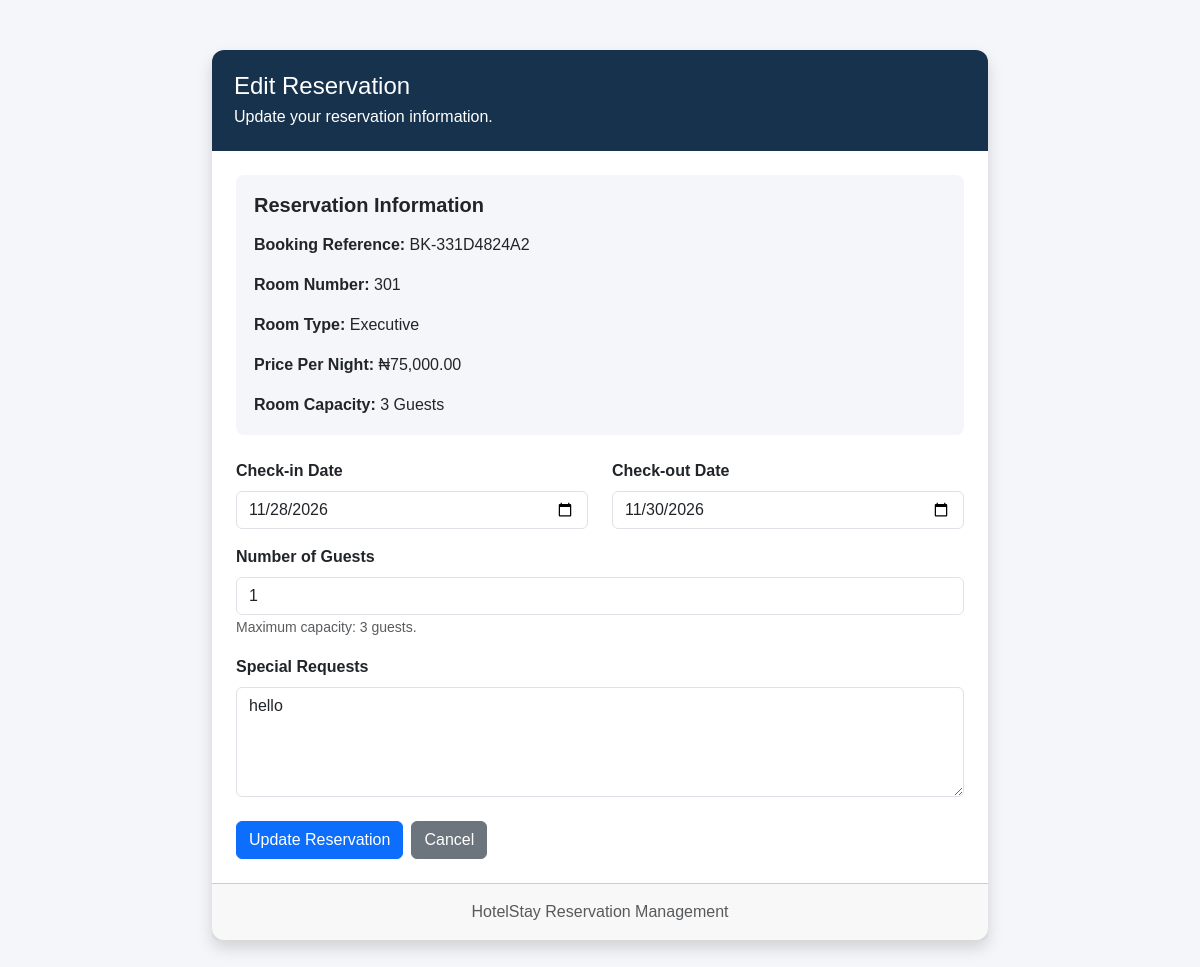
Page /edit-reservation/3 (signed in) on the committed database.
### app/database.py (models this page shows)
class Reservation(db.Model):
    id = db.Column(db.Integer, primary_key=True)
    booking_reference = db.Column(db.String(30), unique=True, nullable=False, default=lambda: f"HTL-{uuid.uuid4().hex[:10].upper()}")
    user_id = db.Column(db.Integer, db.ForeignKey('user.id'), nullable=False)
    room_id = db.Column(db.Integer, db.ForeignKey('room.id'), nullable=False)
    check_in = db.Column(db.Date, nullable=False)
    check_out = db.Column(db.Date, nullable=False)
    number_of_guests = db.Column(db.Integer, nullable=False, default=1)
    total_amount = db.Column(Numeric(10, 2), nullable=False)
    status = db.Column(db.String(20), default='Pending', nullable=False)
    special_request = db.Column(db.Text)
    created_at = db.Column(db.DateTime, default=datetime.utcnow)
    user = db.relationship('User', back_populates='reservations')
    room = db.relationship('Room', back_populates='reservations')
    __table_args__ = (
        CheckConstraint('check_out > check_in', name='valid_reservation_dates'),
        CheckConstraint('number_of_guests > 0', name='valid_number_of_guests'),
        CheckConstraint('total_amount >= 0', name='valid_reservation_amount')
    )

class Room(db.Model):
    id = db.Column(db.Integer, primary_key=True)
    room_number = db.Column(db.String(20), unique=True, nullable=False)
    room_type = db.Column(db.String(50), nullable=False)
    description = db.Column(db.Text)
    price = db.Column(Numeric(10, 2), nullable=False)
    capacity = db.Column(db.Integer, nullable=False)
    bed_type = db.Column(db.String(50))
    facilities = db.Column(db.Text)
    image = db.Column(db.String(255))
    status = db.Column(db.String(20), default='Available', nullable=False)
    created_at = db.Column(db.DateTime, default=datetime.utcnow)
    reservations = db.relationship('Reservation', back_populates='room', lazy=True)
    __table_args__ = (
        CheckConstraint('price >= 0', name='valid_room_price'),
        CheckConstraint('capacity > 0', name='valid_room_capacity')
    )

### app/view.py (the view, shortened to what this page needs)
@app.route('/edit-reservation/<int:reservation_id>', methods=['GET', 'POST'])
@login_required
def edit_reservation(reservation_id):
    reservation = Reservation.query.filter_by(
        id=reservation_id,
        user_id=current_user.id
    ).first_or_404()
    if reservation.status == 'Cancelled':
        flash('Cancelled reservations cannot be edited.', 'warning')
        return redirect(url_for('manage_bookings'))
    return render_template(
        'edit_reservation.html',
        user=current_user,
        reservation=reservation,
        today=date.today().isoformat()
    )

### app/database.py (called while the page is built)
@login_manager.user_loader
def load_user(user_id):
    return db.session.get(User, int(user_id))

### app/templates/edit_reservation.html (shortened to what this page needs)
<!DOCTYPE html>
<html lang="en">
<head>
    <link href="https://cdn.jsdelivr.net/npm/bootstrap@5.3.3/dist/css/bootstrap.min.css" rel="stylesheet">
</head>
<body>
<div class="container edit-container">
    <div class="card edit-card shadow">
        <div class="header">
            <h4 class="mb-1">Edit Reservation</h4>
            <p class="mb-0">
                Update your reservation information.
            </p>
        </div>
        <div class="card-body p-4">
            <div class="room-details mb-4">
                <h5 class="fw-bold mb-3">Reservation Information</h5>
                <p>
                    <strong>Booking Reference:</strong>
                    {{ reservation.booking_reference }}
                </p>
                <p>
                    <strong>Room Number:</strong>
                    {{ reservation.room.room_number }}
                </p>
                <p>
                    <strong>Room Type:</strong>
                    {{ reservation.room.room_type }}
                </p>
                <p>
                    <strong>Price Per Night:</strong>
                    ₦{{ "{:,.2f}".format(reservation.room.price) }}
                </p>
                <p class="mb-0">
                    <strong>Room Capacity:</strong>
                    {{ reservation.room.capacity }} Guests
                </p>
            </div>
            <form method="POST"
                  action="{{ url_for('edit_reservation', reservation_id=reservation.id) }}">
                <div class="row">
                    <div class="col-md-6 mb-3">
                        <label class="form-label">
                            Check-in Date
                        </label>
                        <input
                            type="date"
                            name="check_in"
                            class="form-control"
                            value="{{ reservation.check_in.isoformat() }}"
                            min="{{ today }}"
                            required
                        >
                    </div>
                    <div class="col-md-6 mb-3">
                        <label class="form-label">
                            Check-out Date
                        </label>
                        <input
                            type="date"
                            name="check_out"
                            class="form-control"
                            value="{{ reservation.check_out.isoformat() }}"
                            min="{{ today }}"
                            required
                        >
                    </div>
                    <div class="col-md-12 mb-3">
                        <label class="form-label">
                            Number of Guests
                        </label>
                        <input
                            type="number"
                            name="number_of_guests"
                            class="form-control"
                            min="1"
                            max="{{ reservation.room.capacity }}"
                            value="{{ reservation.number_of_guests }}"
                            required
                        >
                        <small class="text-muted">
                            Maximum capacity: {{ reservation.room.capacity }} guests.
                        </small>
                    </div>
                    <div class="col-md-12 mb-4">
                        <label class="form-label">
                            Special Requests
                        </label>
                        <textarea
                            name="special_request"
                            class="form-control"
                            rows="4"
                            placeholder="Enter your special requests..."
                        >{{ reservation.special_request or '' }}</textarea>
                    </div>
                </div>
                <div class="d-flex gap-2 flex-wrap">
                    <button type="submit" class="btn btn-primary">
                        Update Reservation
                    </button>
                    <a href="{{ url_for('manage_bookings') }}"
                       class="btn btn-secondary">
                        Cancel
                    </a>
                </div>
            </form>
        </div>
        <div class="card-footer text-center text-muted py-3">
            HotelStay Reservation Management
        </div>
    </div>
</div>
</body>
</html>

### app/templates/edit_reservation.html (style rules this page uses)
body { background: #f4f6f9; font-family: Arial, sans-serif; }
.edit-container { max-width: 800px; margin: 50px auto; }
.edit-card { border: none; border-radius: 12px; }
.header { background: #17324d; color: white; padding: 22px; border-radius: 12px 12px 0 0; }
.room-details { background: #f4f6f9; border-radius: 8px; padding: 18px; }
.form-label { font-weight: 600; }

### rows in the picture
Reservation: booking_reference "BK-331D4824A2", check_in "11/28/2026", check_out "11/30/2026", number_of_guests "1", special_request "hello"
Room: room.room_number "301", room.room_type "Executive", room.price "75,000.00", room.capacity "3"
